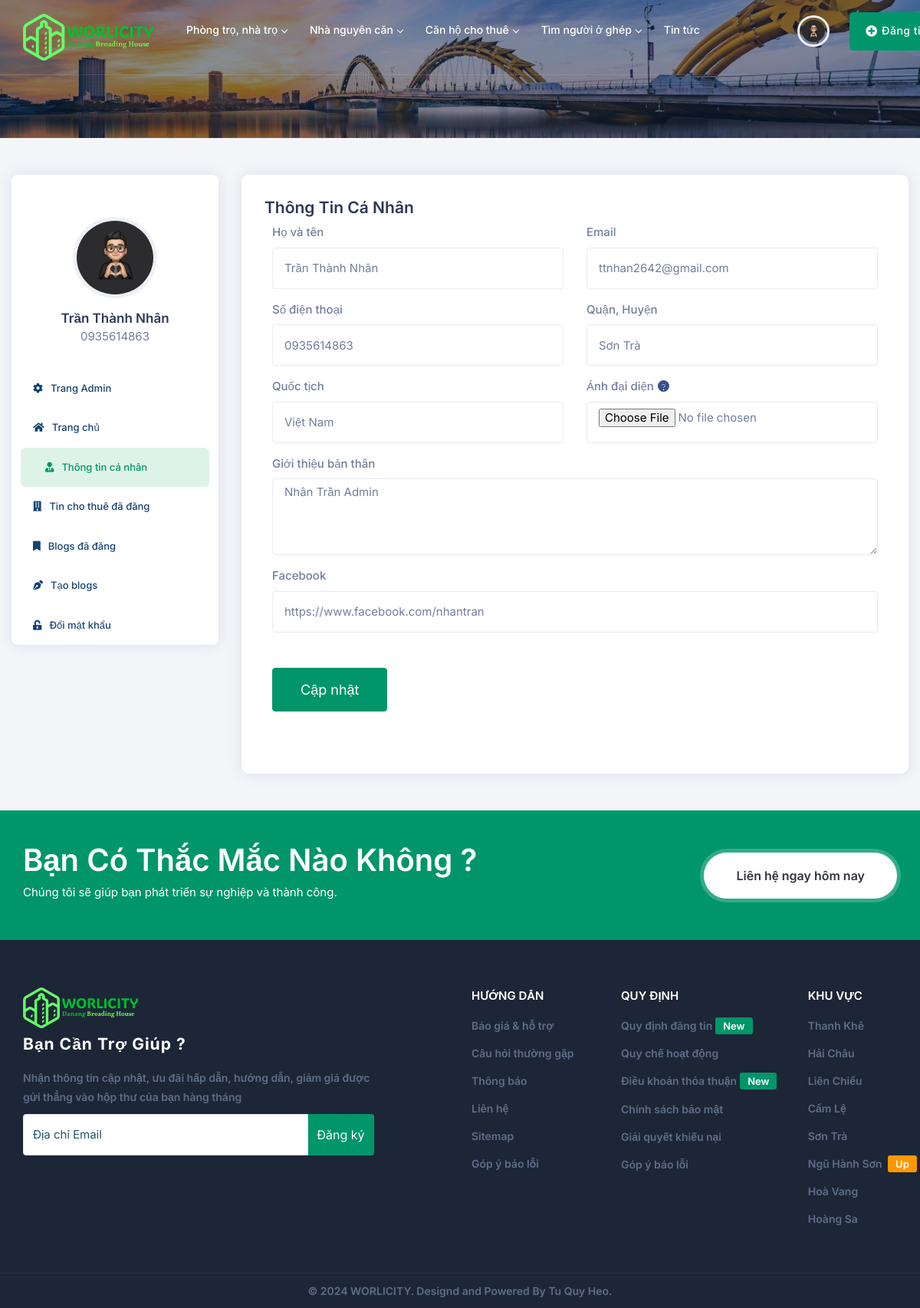
Screenshot of /index.php?controller=DashBoard&action=profile (signed in) with the database file from the repository.
### tables this page shows
CREATE TABLE `users` (
  `user_id` int(11) NOT NULL,
  `username` varchar(50) NOT NULL,
  `password` varchar(50) NOT NULL,
  `email` varchar(100) NOT NULL,
  `phone_number` varchar(20) NOT NULL,
  `account_type_id` int(11) DEFAULT NULL,
  `created_at` timestamp NOT NULL DEFAULT current_timestamp(),
  `updated_at` timestamp NOT NULL DEFAULT current_timestamp() ON UPDATE current_timestamp(),
  `fullname` varchar(100) DEFAULT NULL,
  `user_address` varchar(200) DEFAULT NULL,
  `state` varchar(100) DEFAULT NULL,
  `about` text DEFAULT NULL,
  `facebook` varchar(200) DEFAULT NULL,
  `avatar_url` varchar(200) DEFAULT NULL,
  `status` varchar(50) DEFAULT NULL
);

### controller/DashBoard.php (called while the page is built, shortened)
<?php
require_once 'config/db.php';
require_once 'model/UserModel.php';
class DashBoardController
{
    protected $user;
    public function __construct()
    {
        $this->userModel = new UserModel();
        $user_id = $_SESSION['auth'];
        $this->user = $this->userModel->getUserByID($user_id);
    }
    public function profile()
    {
        $user = $this->user;
        require_once 'view/dashboard/profile.php';
    }
}

### index.php (called while the page is built, shortened)
<?php
require_once 'view/layout.php';

### config/db.php (called while the page is built, shortened)
<?php
class Connect
{
    protected $db = null;
    public function __construct()
    {
        $dsn = 'mysql:host=localhost;dbname=worlicity';
        $user = 'root';
        $pass = '';
        try {
            $this->db = new PDO($dsn, $user, $pass, array(PDO::MYSQL_ATTR_INIT_COMMAND => "SET NAMES utf8"));
        } catch (PDOException $e) {
            throw new Exception("Lỗi kết nối cơ sở dữ liệu: " . $e->getMessage());
        }
    }
    public function getConnection()
    {
        return $this->db;
    }
}

### model/UserModel.php (called while the page is built, shortened)
<?php
require_once 'config/db.php';
class UserModel
{
    protected $db;
    public function __construct()
    {
        $connect = new Connect();
        $this->db = $connect->getConnection();
    }
    public function getUserByID($user_id)
    {
        $query = "SELECT u.*, at.account_type_name
        FROM users u
        LEFT JOIN account_types at ON u.account_type_id = at.account_type_id
        WHERE u.user_id = :user_id";
        $statement = $this->db->prepare($query);
        $statement->bindParam(':user_id', $user_id);
        $statement->execute();
        $user = $statement->fetch(PDO::FETCH_ASSOC);
        return $user;
    }
}

### view/dashboard/profile.php (the view)
<div class="page-title" style="background:#f4f4f4 url(public/img/slider.jpg);" data-overlay="5">
    <div class="container">
        <div class="row">
            <div class="col-lg-12 col-md-12">
            </div>
        </div>
    </div>
</div>
<section class="gray pt-5 pb-5">
    <div class="container-fluid">
        <div class="row">
            <?php require_once 'navbar.php'; ?>
            <div class="col-lg-9 col-md-8 col-sm-12">
                <div class="dashboard-body">
                    <form action="controller/ResultProfile.php" method="POST" enctype="multipart/form-data">
                        <div class="dashboard-wraper">
                            <div class="frm_submit_block">
                                <h4>Thông tin cá nhân</h4>
                                <div class="frm_submit_wrap">
                                    <div class="form-row">
                                        <div class="form-group col-md-6">
                                            <label>Họ và tên</label>
                                            <input type="text" name="fullname" class="form-control" value="<?php echo $user['fullname']; ?>">
                                        </div>
                                        <div class="form-group col-md-6">
                                            <label>Email</label>
                                            <input type="email" name="email" class="form-control" value="<?php echo $user['email']; ?>">
                                        </div>
                                        <div class="form-group col-md-6">
                                            <label>Số điện thoại</label>
                                            <input type="text" name="phone_number" class="form-control" value="<?php echo $user['phone_number']; ?>">
                                        </div>
                                        <div class="form-group col-md-6">
                                            <label>Quận, Huyện</label>
                                            <input type="text" name="user_address" class="form-control" value="<?php echo $user['user_address']; ?>">
                                        </div>
                                        <div class="form-group col-md-6">
                                            <label>Quốc tịch</label>
                                            <input type="text" name="state" class="form-control" value="<?php echo $user['state']; ?>">
                                        </div>
                                        <div class="form-group col-md-6">
                                            <label>Ảnh đại diện<a href="#" class="tip-topdata" data-tip="ảnh 1:1, không quá 2mb"><i class="ti-help"></i></a></label>
                                            <input type="file" name="avatar_url" class="form-control">
                                        </div>
                                        <div class="form-group col-md-12">
                                            <label>Giới thiệu bản thân</label>
                                            <textarea name="about" class="form-control"><?php echo $user['about']; ?></textarea>
                                        </div>
                                        <div class="form-group col-md-12">
                                            <label>Facebook</label>
                                            <input type="text" name="facebook" class="form-control" value="<?php echo $user['facebook']; ?>">
                                        </div>
                                    </div>
                                </div>
                            </div>
                            <div class="frm_submit_block">
                                <div class="frm_submit_wrap">
                                    <div class="form-row">
                                        <div class="form-group col-lg-12 col-md-12 mt-0">
                                            <button class="btn btn-theme btn-lg" type="submit" name="submit">Cập nhật</button>
                                        </div>
                                    </div>
                                </div>
                            </div>
                        </div>
                    </form>
                </div>
            </div>
        </div>
    </div>
</section>

### view/dashboard/navbar.php (shortened to what this page needs)
<div id="sidebar-user" class="col-lg-3 col-md-4">
    <div class="property_dashboard_navbar">
        <div class="dash_user_avater">
            <img src="public/upload/users/<?php echo $user['avatar_url']; ?>" class="img-fluid avater" alt="">
            <h4><?php echo $_SESSION["uauth"]["fullname"]; ?></h4>
            <span><?php echo $user['phone_number']; ?></span>
        </div>
        <div class="dash_user_menues">
            <ul>
                <?php
                if (isset($_SESSION["uauth"]["account_type_id"]) && $_SESSION["uauth"]["account_type_id"] == 1 || $_SESSION["uauth"]["account_type_id"] == 1) {
                    echo '<li><a href="?controller=DashBoard&action=admin_dashboard"><i class="fa fa-cog"></i>Trang Admin</a></li>';
                } else {
                }
                ?>
                <li><a href="index.php?controller=DashBoard&action=index"><i class="fa fa-home"></i>Trang chủ</a></li>
                <li><a href="index.php?controller=DashBoard&action=profile"><i class="fa fa-user-tie"></i>Thông tin cá nhân</a></li>
                <li><a href="index.php?controller=DashBoard&action=myProperty"><i class="fa fa-building"></i>Tin cho thuê đã đăng</a></li>
                <li><a href="index.php?controller=DashBoard&action=saveProperty"><i class="fa fa-bookmark"></i>Blogs đã đăng</a></li>
                <li><a href="index.php?controller=DashBoard&action=newProperty"><i class="fa fa-pen-nib"></i>Tạo blogs</a></li>
                <li><a href="index.php?controller=DashBoard&action=changePassword"><i class="fa fa-unlock-alt"></i>Đổi mật khẩu</a></li>
            </ul>
        </div>
    </div>
</div>

### rows the page displays
users: avatar_url (picture), phone_number "0935614863", fullname "Trần Thành Nhân", email "ttnhan2642@gmail.com", user_address "Sơn Trà", state "Việt Nam", about "Nhân Trần Admin", facebook "https://www.facebook.com/nhantran"

### other values shown
$_SESSION["uauth"]["fullname"] "Trần Thành Nhân"
